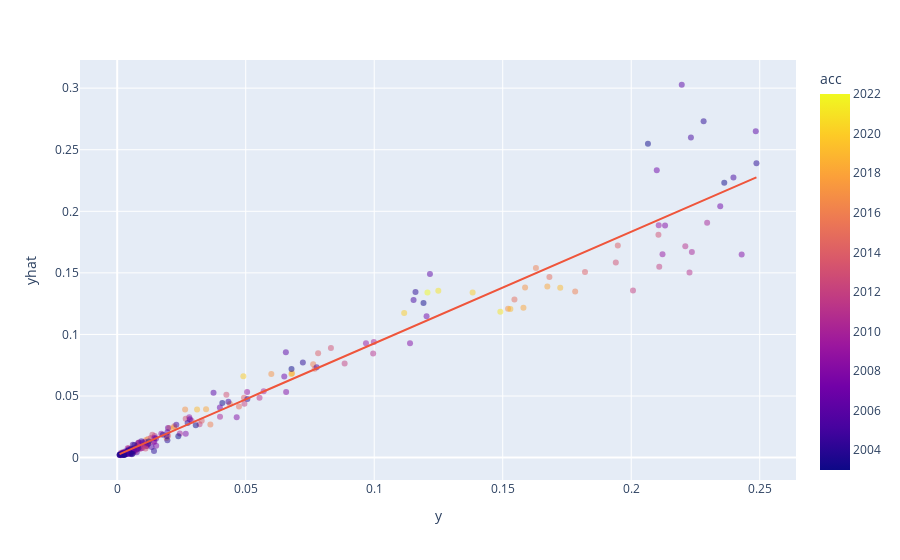

Notebook cell for this chart:
### Code cell
obs_vs_pred = pd.DataFrame({'acc': r.BaseGLM.acc, 'dev': r.BaseGLM.dev, 'cal':r.BaseGLM.cal, 'y': r.BaseGLM.GetY(), 'yhat': r.BaseGLM.GetYhat()})
px.scatter(obs_vs_pred, x='y', y='yhat', color='acc', trendline='ols', opacity=0.5, hover_data=['acc', 'dev', 'cal', 'y', 'yhat'])

### Figure 1 — Plotly figure (JSON) as saved in the notebook; plotly's stock layout.template omitted (floating-point values rounded to 4 significant figures; data arrays with more than 128 entries replaced by an {"elided": "..."} marker saying what was removed)
{"data": [{"customdata": {"elided": "210x3 int values"}, "hovertemplate": "y=%{x}<br>yhat=%{y}<br>acc=%{marker.color}<br>dev=%{customdata[1]}<br>cal=%{customdata[2]}<extra></extra>", "legendgroup": "", "marker": {"color": {"elided": "210 int values"}, "coloraxis": "coloraxis", "opacity": 0.5, "symbol": "circle"}, "mode": "markers", "name": "", "orientation": "v", "showlegend": false, "type": "scatter", "x": {"elided": "210 float values"}, "xaxis": "x", "y": {"elided": "210 float values"}, "yaxis": "y"}, {"hovertemplate": "<b>OLS trendline</b><br>yhat = 0.906739 * y + 0.00202164<br>R<sup>2</sup>=0.947081<br><br>y=%{x}<br>yhat=%{y} <b>(trend)</b><extra></extra>", "legendgroup": "", "marker": {"symbol": "circle"}, "mode": "lines", "name": "", "showlegend": false, "type": "scatter", "x": {"elided": "210 float values"}, "xaxis": "x", "y": {"elided": "210 float values"}, "yaxis": "y"}], "layout": {"coloraxis": {"colorbar": {"title": {"text": "acc"}}, "colorscale": [[0, "#0d0887"], [0.1111, "#46039f"], [0.2222, "#7201a8"], [0.3333, "#9c179e"], [0.4444, "#bd3786"], [0.5556, "#d8576b"], [0.6667, "#ed7953"], [0.7778, "#fb9f3a"], [0.8889, "#fdca26"], [1, "#f0f921"]]}, "legend": {"tracegroupgap": 0}, "margin": {"t": 60}, "xaxis": {"anchor": "y", "domain": [0, 1], "title": {"text": "y"}}, "yaxis": {"anchor": "x", "domain": [0, 1], "title": {"text": "yhat"}}}}
